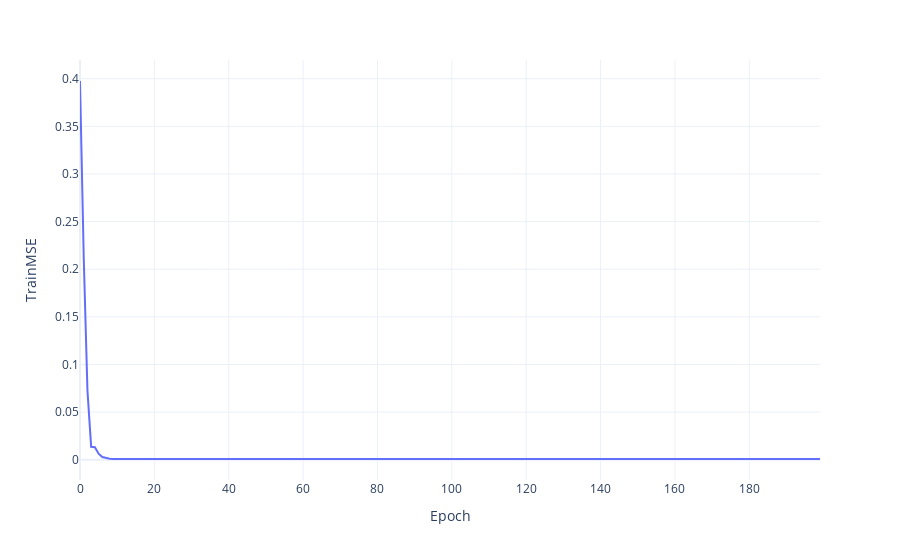

The code cell stored with this chart in its notebook:
### Markdown cell above
## Fit "Alternate" Model (Using above graph)

### Code cell
model = NeuralNetwork(example_dict = kegg_connections, 
                      example_dict_input_size = input_size_dict,
                      example_dict_output_size = output_size_dict,
                      input_tensor_names = list(input_tensor_dict.keys()),
                      dependancy_order = dependancy_order) 

model, loss_df = train_nn_yx(
    cache_path,
    training_dataloader,
    training_dataloader, # For demo, the training and testing data are the same.
    model,
    learning_rate = 1e-3,
    batch_size = dataloader_batch_size,
    epochs = (run_epochs - epochs_run)
)

px.line(loss_df, x = 'Epoch', y = 'TrainMSE')

### Figure 1 — Plotly figure (JSON) as saved in the notebook; plotly's stock layout.template omitted (floating-point values rounded to 4 significant figures; data arrays with more than 128 entries replaced by an {"elided": "..."} marker saying what was removed)
{"data": [{"hovertemplate": "Epoch=%{x}<br>TrainMSE=%{y}<extra></extra>", "legendgroup": "", "line": {"color": "#636efa", "dash": "solid"}, "marker": {"symbol": "circle"}, "mode": "lines", "name": "", "orientation": "v", "showlegend": false, "type": "scatter", "x": {"elided": "200 int values"}, "xaxis": "x", "y": {"elided": "200 float values"}, "yaxis": "y"}], "layout": {"legend": {"tracegroupgap": 0}, "margin": {"t": 60}, "xaxis": {"anchor": "y", "domain": [0, 1], "title": {"text": "Epoch"}}, "yaxis": {"anchor": "x", "domain": [0, 1], "title": {"text": "TrainMSE"}}}}
